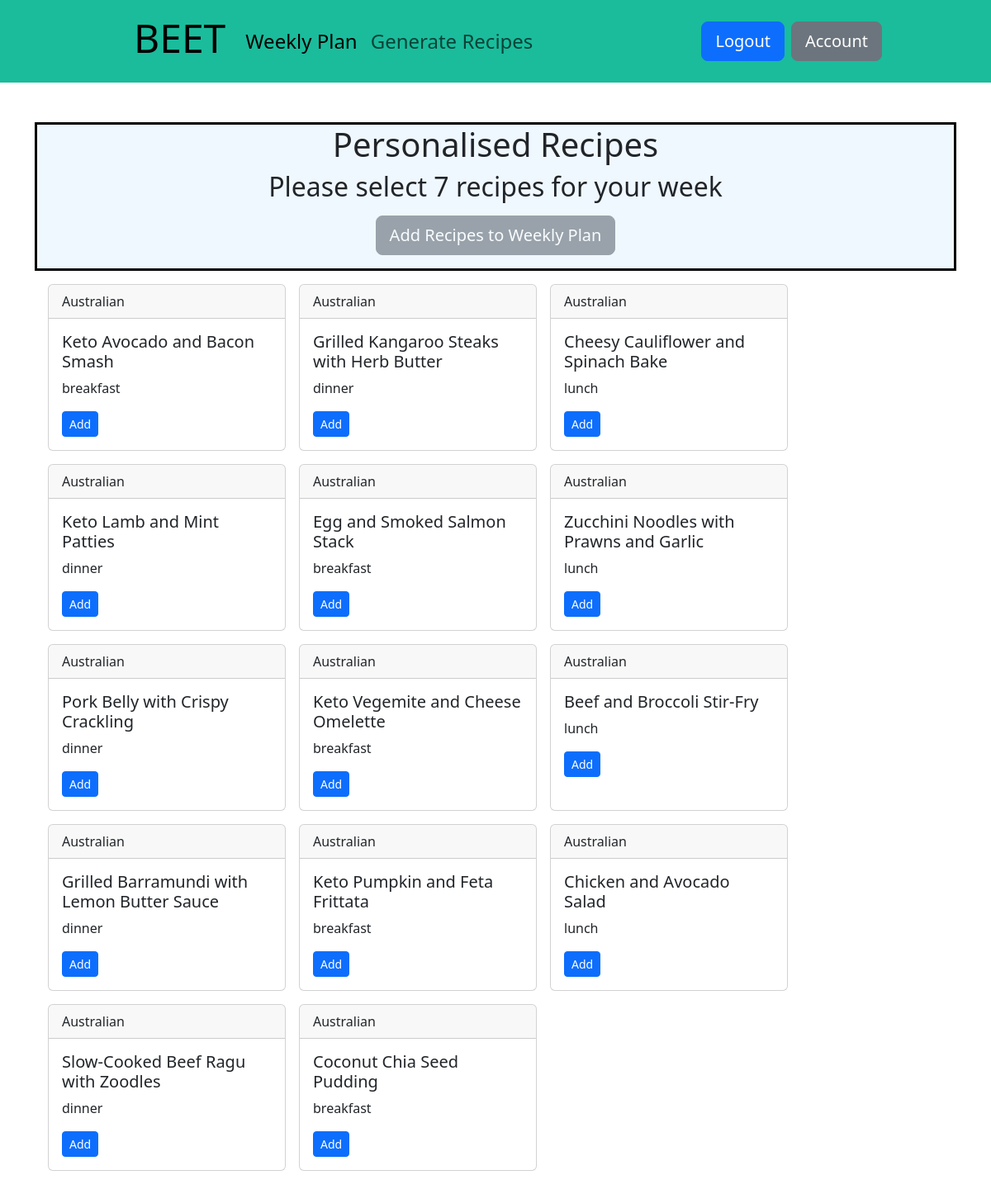
The app's page /generate (signed in) with its own data.
### tables this page shows
CREATE TABLE recipes (id INTEGER PRIMARY KEY AUTOINCREMENT, title TEXT NOT NULL, meal_type TEXT, user_id INTEGER, cuisine TEXT, FOREIGN KEY (user_id) REFERENCES users(id));

### app.py (the view)
@app.route("/generate", methods=['GET', 'POST'])
@login_required
def generate():
    userDb_data = db.execute('SELECT titles_generated, methods_generated FROM users WHERE id=?', session['user_id'])
    if request.method == 'POST':
        survey_userData = db.execute('SELECT * FROM survey WHERE userid=?', session['user_id'])
        if not survey_userData:
            flash("Please complete the survey under /account/survey", "error")
            return redirect(url_for('generate'))
        if userDb_data[0]['titles_generated']:
            selected_recipe_id = json.loads(request.form.get('selected-recipes')) # convert string to list
            recipe_list = select_recipes(selected_recipe_id)
            recipe_methods = generate_recipe_methods(recipe_list, survey_userData)
            while recipe_methods is None or len(recipe_methods) == 0:
                recipe_methods = generate_recipe_methods(recipe_list, survey_userData)
            for recipe in recipe_methods:
                method_json = json.dumps(recipe['method']) # convert lists to JSON fields for SQL DB
                ingredients_json = json.dumps(recipe['ingredients'])
                db.execute('INSERT INTO added_recipes (title, meal_type, cuisine, method, ingredients, user_id) VALUES (?,?,?,?,?,?)',
                        recipe['title'], recipe['meal_type'], recipe['cuisine'], method_json, ingredients_json, session['user_id'])
                print(recipe['title'])
            db.execute('DELETE FROM recipes WHERE user_id=?', session['user_id'])
            return redirect("/plan")
        if userDb_data[0]['methods_generated']:
            db.execute('UPDATE users SET methods_generated=?', False)
            db.execute('DELETE FROM added_recipes WHERE user_id=?', session['user_id'])
        if not userDb_data[0]['titles_generated'] and not userDb_data[0]['methods_generated']:
            recipes = generate_recipe_titles(survey_userData)
            if recipes:
                for recipe in recipes:
                    db.execute('INSERT INTO recipes (title, meal_type, cuisine, user_id) VALUES(?,?,?,?)',
                            recipe['title'], recipe['meal_type'], recipe['cuisine'], session['user_id'])
                userDb_data = db.execute('SELECT titles_generated, methods_generated FROM users WHERE id=?', session['user_id'])
                recipes_db = db.execute('SELECT id, title, cuisine, meal_type FROM recipes WHERE user_id=?', session['user_id'])
                return render_template('generate.html', recipes_db=recipes_db, userDb_data=userDb_data)
            else:
                flash("Error generating recipes, try again", "error")
                return redirect(url_for('generate'))
        return render_template('generate.html', userDb_data=userDb_data)
    else:
        userDb_data = db.execute('SELECT titles_generated, methods_generated FROM users WHERE id=?', session['user_id'])
        recipes_db = db.execute('SELECT id, title, cuisine, meal_type FROM recipes WHERE user_id=?', session['user_id'])
        return render_template('generate.html', userDb_data=userDb_data, recipes_db=recipes_db)

### functions.py (called while the page is built)
def login_required(f):
    @wraps(f)
    def decorated_function(*args, **kwargs):
        if session.get("user_id") is None:
            return redirect("/login")
        return f(*args, **kwargs)
    return decorated_function

### templates/generate.html (shortened to what this page needs)
{% extends "layout.html" %}
{% block main %}
{% if userDb_data[0]['titles_generated'] %}
<div class="container-md container-style">
    <h1 class="mb-2">Personalised Recipes</h1>
    <h2 class="mb-2">Please select 7 recipes for your week</h2>
    <form action="{{ url_for('generate') }}" method="post">
        <button type="submit" id="submit-recipes-btn" class="btn btn-lg btn-primary m-3 mx-auto">Add Recipes to Weekly
            Plan</button>
    </form>
</div>
<div class="recipe-container">
    {% for recipe in recipes_db %}
    <div class="card text-start recipe-card">
        <div class="card-header">
            {{ recipe['cuisine'] }}
        </div>
        <div class="card-body">
            <h5 class="card-title">{{ recipe['title'] }}</h5>
            <p class="card-text">{{ recipe['meal_type'] }}</p>
            <button type="button" class="btn btn-sm btn-primary add-recipe-btn"
                recipeid="{{ recipe['id'] }}">Add</button>
        </div>
    </div>
    {% endfor %}
</div>
{% endif %}
{% endblock %}

### templates/layout.html (shortened to what this page needs)
<!DOCTYPE html>
<html lang="en">
<head>
    <link href="https://cdn.jsdelivr.net/npm/bootstrap@5.3.3/dist/css/bootstrap.min.css" rel="stylesheet"
>
    <link href="/static/styles.css" rel="stylesheet">
</head>
<header>
    <nav class="navbar sticky-top navbar-expand-lg" style="background-color: #1abc9c;">
        <div class="container-fluid">
            <a class="navbar-brand h1" href="{{ url_for('weekly_plan') }}">
                BEET
            </a>
            <div class="collapse navbar-collapse">
                {% if session.get("user_id") %}
                <div class="navbar-nav container-fluid">
                    <a class="nav-link active fs-4" aria-current="page" href="{{ url_for('weekly_plan') }}">Weekly Plan</a>
                    <a class="nav-link fs-4" href="{{ url_for('generate') }}">Generate Recipes</a>
                </div>
                <div class="ms-auto container-fluid d-flex justify-content-end" style="margin-right: 100px;">
                    <a class="btn btn-primary btn-lg me-2" href="{{ url_for('logout') }}" type="button">Logout</a>
                    <a class="btn btn-secondary btn-lg me-2" href="{{ url_for('account') }}" type="button">Account</a>
                </div>
                {% endif %}
            </div>
        </div>
    </nav>
</header>
<body>
    <main class="container py-5 text-center">
        {% block main %}{% endblock %}
    </main>
</body>
</html>

### static/styles.css (style rules this page uses)
.navbar { height: 100px; }
.navbar-brand { font-size: 3rem; margin-left: 150px; }
.container-style { border-style: solid; border-color: black; background-color: #f0f8ff; }
.recipe-card { width: 18rem; }
.recipe-container { display: flex; flex-wrap: wrap; gap: 16px; justify-content: flex-start; padding: 16px; }

### records on screen
recipes: cuisine "Australian", title "Keto Avocado and Bacon Smash", meal_type "breakfast"
recipes: cuisine "Australian", title "Grilled Kangaroo Steaks with Herb Butter", meal_type "dinner"
recipes: cuisine "Australian", title "Cheesy Cauliflower and Spinach Bake", meal_type "lunch"
recipes: cuisine "Australian", title "Keto Lamb and Mint Patties", meal_type "dinner"
recipes: cuisine "Australian", title "Egg and Smoked Salmon Stack", meal_type "breakfast"
recipes: cuisine "Australian", title "Zucchini Noodles with Prawns and Garlic", meal_type "lunch"
recipes: cuisine "Australian", title "Pork Belly with Crispy Crackling", meal_type "dinner"
recipes: cuisine "Australian", title "Keto Vegemite and Cheese Omelette", meal_type "breakfast"
recipes: cuisine "Australian", title "Beef and Broccoli Stir-Fry", meal_type "lunch"
recipes: cuisine "Australian", title "Grilled Barramundi with Lemon Butter Sauce", meal_type "dinner"
recipes: cuisine "Australian", title "Keto Pumpkin and Feta Frittata", meal_type "breakfast"
recipes: cuisine "Australian", title "Chicken and Avocado Salad", meal_type "lunch"
recipes: cuisine "Australian", title "Slow-Cooked Beef Ragu with Zoodles", meal_type "dinner"
recipes: cuisine "Australian", title "Coconut Chia Seed Pudding", meal_type "breakfast"
